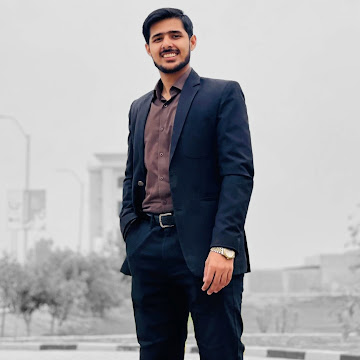
#> input picture Matrix Operations and RGB Channels/image.jpg, 360 x 360 px, found by its file name
$ python sobel_edge_detection.py
#> lines starting #> are read from the running program, lines starting #| are printed output that depends on the picture
import os
"""
# Question 5
## Manual Implementation of Sobel Filters
## Edge Magnitude and Direction

Magnitude: Shows how strong an edge is at each pixel.

Direction: Shows the orientation of the edge (horizontal, vertical, diagonal).
## 3. Comparison with Finite Difference (Q3)

### Finite Difference

Uses simple subtraction between neighboring pixels.

Very sensitive to noise.

Detects edges but often produces rough/thin edges.

### Sobel Operator

Uses weighted convolution (more weight on closer pixels, e.g., -2,2).

Reduces effect of noise.

Produces smoother and more continuous edges.

Better edge localization than raw finite difference.


## Observations

Sobel edges look cleaner and more defined compared to finite difference.

Sobel is less sensitive to random noise because of averaging effect.

Finite difference detects more edges (including false ones), while Sobel emphasizes stronger, meaningful edges.
"""

import cv2
import numpy as np
import matplotlib.pyplot as plt

image_path = os.path.join(os.path.dirname(__file__), "..", "assets", "image.jpg")
img = cv2.imread(image_path, cv2.IMREAD_GRAYSCALE)
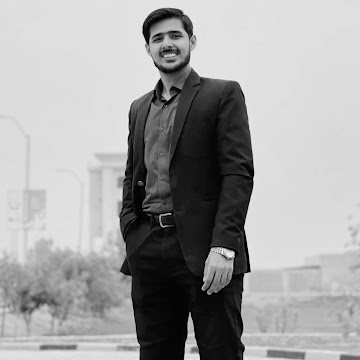
#> img: shape (360, 360); min 0, max 250, mean 162.6
img = img.astype(np.float32) / 255.0

sobel_x = np.array([[-1, 0, 1],
                    [-2, 0, 2],
                    [-1, 0, 1]], dtype=np.float32)

sobel_y = np.array([[-1, -2, -1],
                    [ 0,  0,  0],
                    [ 1,  2,  1]], dtype=np.float32)

def apply_filter(img, kernel):
    k = kernel.shape[0]
    pad = k // 2
    padded = np.pad(img, pad, mode="constant")
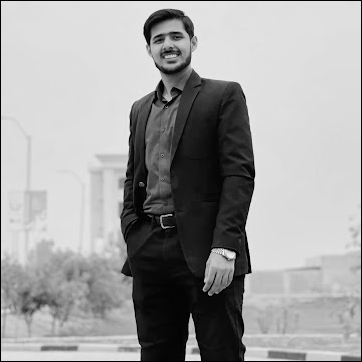
#> padded: shape (362, 362) float32; min 0, max 0.98, mean 0.63
    filtered = np.zeros_like(img)
    for i in range(img.shape[0]):
        for j in range(img.shape[1]):
            region = padded[i:i+k, j:j+k]
            filtered[i,j] = np.sum(region * kernel)
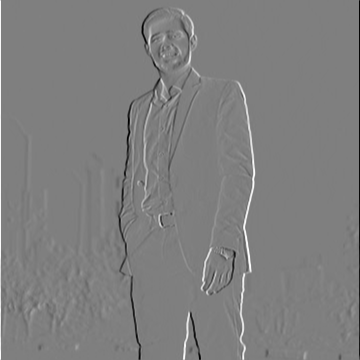
#> filtered: shape (360, 360) float32; min -3.62, max 3.62, mean -0.000147; drawn with min black and max white
    return filtered

Gx = apply_filter(img, sobel_x)
Gy = apply_filter(img, sobel_y)
#> after the loop in apply_filter (call 2), `for i in range(img.shape[0]):`:
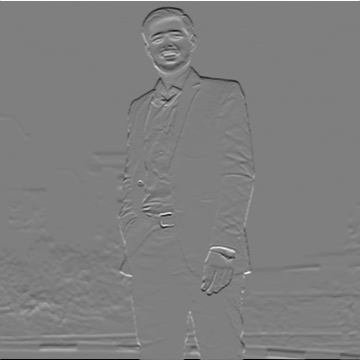
#> filtered: shape (360, 360) float32; min -3.58, max 3.58, mean -0.00284; drawn with min black and max white

magnitude = np.sqrt(Gx**2 + Gy**2)
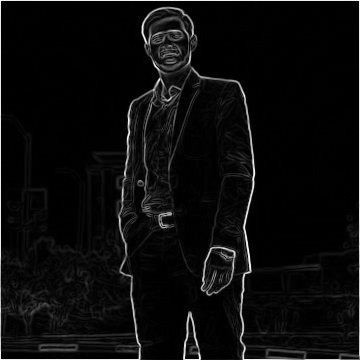
#> magnitude: shape (360, 360) float32; min 0, max 3.74, mean 0.173; drawn with min black and max white
magnitude = (magnitude / magnitude.max()) * 255
direction = np.arctan2(Gy, Gx)
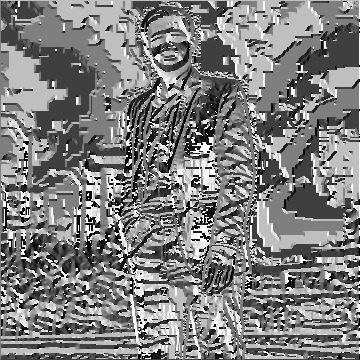
#> direction: shape (360, 360) float32; min -3.14, max 3.14, mean 0.00542; drawn with min black and max white

plt.figure(figsize=(12,6))
plt.subplot(1,3,1); plt.title("Sobel Gx"); plt.imshow(Gx, cmap="gray"); plt.axis("off")
plt.subplot(1,3,2); plt.title("Sobel Gy"); plt.imshow(Gy, cmap="gray"); plt.axis("off")
plt.subplot(1,3,3); plt.title("Magnitude"); plt.imshow(magnitude, cmap="gray"); plt.axis("off")
plt.show()
